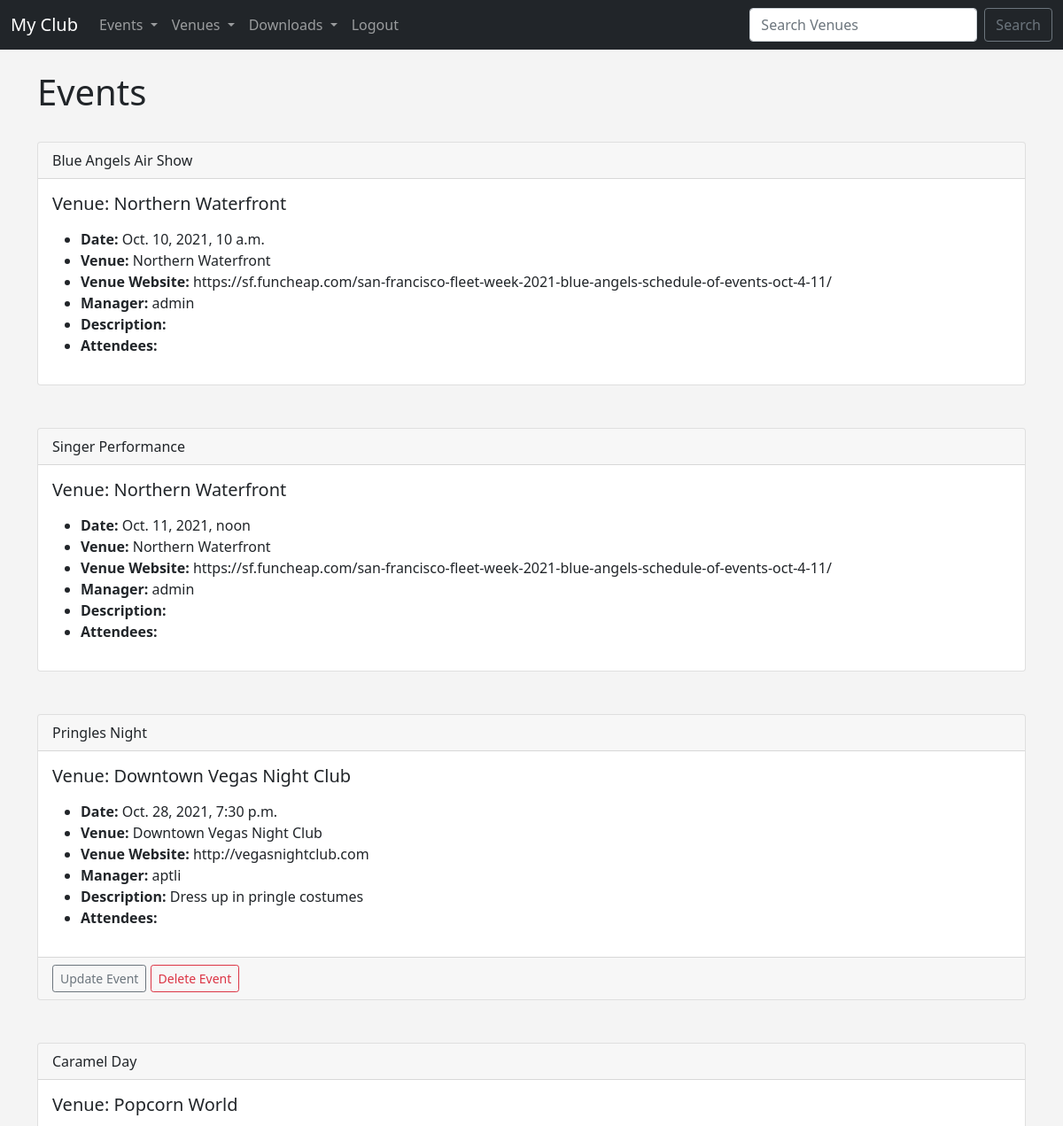
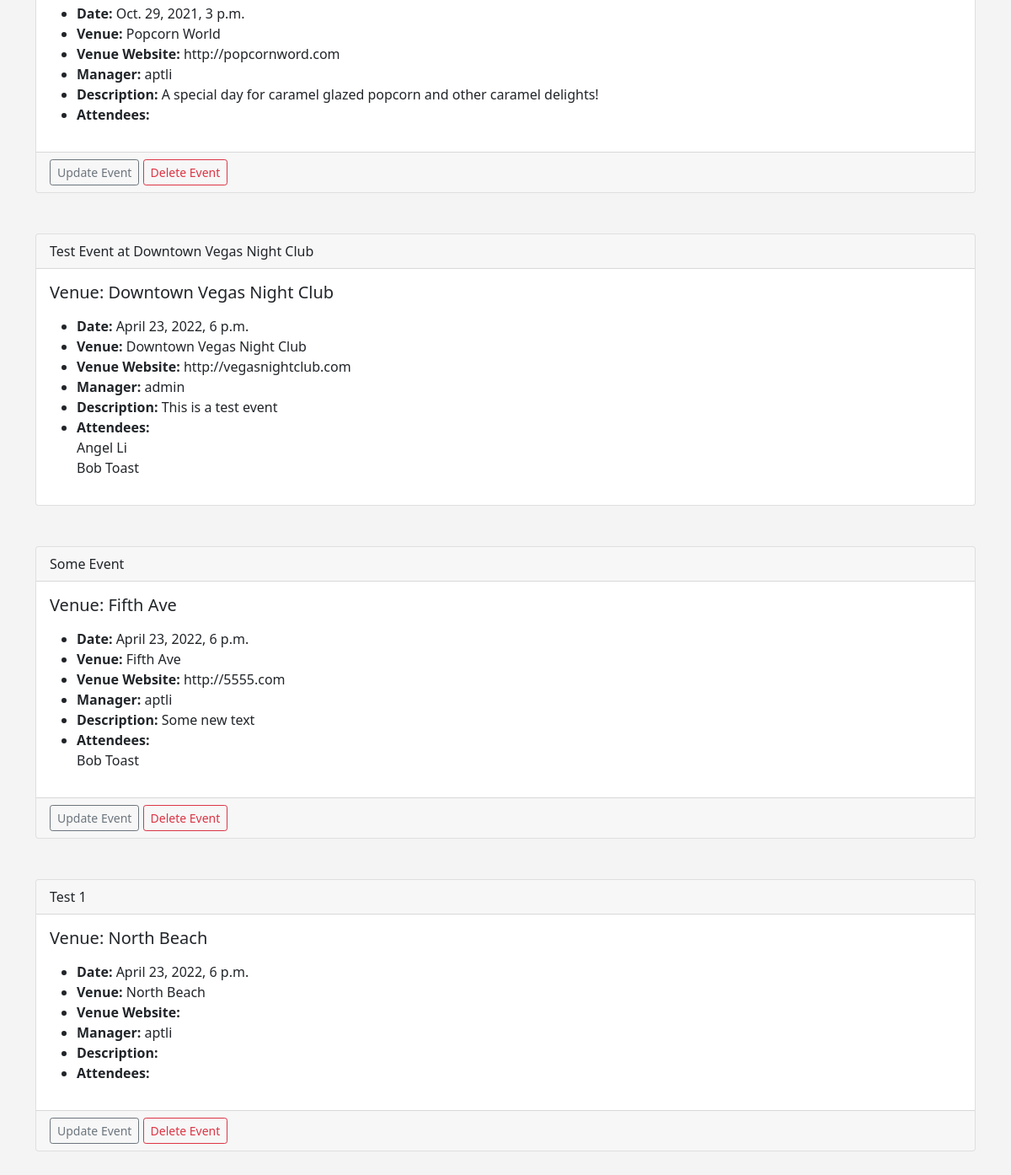
The app's page /events (signed in) with its own data (2 pictures, top to bottom).
### events/models.py (models this page shows)
class Event(models.Model):
    name = models.CharField('Event Name', max_length=120)
    event_date = models.DateTimeField('Event Date')
    venue = models.ForeignKey(
        Venue, blank=True, null=True, on_delete=models.CASCADE)
    manager = models.ForeignKey(User, blank=True, null=True, on_delete=models.SET_NULL)
    description = models.TextField(blank=True)
    attendees = models.ManyToManyField(MyClubUser, blank=True)
    def __str__(self):
        return self.name

class Venue(models.Model):
    name = models.CharField('Venue Name', max_length=120)
    address = models.CharField(max_length=300)
    zip_code = models.CharField('Zip Code', max_length=15)
    phone = models.CharField('Contact Phone', max_length=25, blank=True)
    web = models.URLField('Website Address', blank=True)
    email_address = models.EmailField('Email Address', blank=True)
    owner = models.IntegerField("Venue Owner", blank=False, default=1)
    def __str__(self):
        return self.name

class MyClubUser(models.Model):
    first_name = models.CharField(max_length=30)
    last_name = models.CharField(max_length=30)
    email = models.EmailField('User Email')
    def __str__(self):
        return self.first_name + ' ' + self.last_name

### events/views.py (the view)
# urls.py: path('events', views.all_events, name="list-events"),
def all_events(request):
    event_list = Event.objects.all().order_by('event_date')
    return render(request,
        'events/event_list.html', {
        "event_list": event_list})

### events/templates/events/event_list.html
{% extends 'events/base.html' %}
{% block content %}
<h1>Events</h1><br />
{% for event in event_list %}
  <div class="card">
    <div class="card-header">
      {{ event }}
    </div>
    <div class="card-body">
      <h5 class="card-title">Venue: {{ event.venue }}</h5>
      <p class="card-text">
        <ul>
          <li><strong>Date:</strong> {{ event.event_date }}</li>
          <li><strong>Venue:</strong> {{ event.venue }}</li>
          <li><strong>Venue Website:</strong> {{ event.venue.web }}</li>
          <li><strong>Manager:</strong> {{ event.manager }}</li>
          <li><strong>Description:</strong> {{ event.description }}</li>
          <li><strong>Attendees:</strong>
            {% for user in event.attendees.all %}
              <br />{{ user }}
            {% endfor %}
          </li>
        </ul>
      </p>
    </div>
      {% if user.is_authenticated %}
        {% if user == event.manager %}
          <div class="card-footer text-muted">
            <a href="{% url 'update-event' event.id %}" class="btn btn-outline-secondary btn-sm">Update Event</a>
            <a href="{% url 'delete-event' event.id %}" class="btn btn-outline-danger btn-sm">Delete Event</a>
          </div>
        {% endif %}
      {% endif %}
  </div>
  <br /><br />
{% endfor %}
{% endblock %}

### events/templates/events/base.html (style rules this page uses)
body { background: #f4f4f4 }

### records on screen
Event: name "Blue Angels Air Show", venue "Northern Waterfront", event_date "Oct. 10, 2021, 10 a.m.", venue.web "https://sf.funcheap.com/san-francisco-fleet-week-2021-blue-angels-schedule-of-events-oct-4-11/", manager "admin"
Event: name "Singer Performance", venue "Northern Waterfront", event_date "Oct. 11, 2021, noon", venue.web "https://sf.funcheap.com/san-francisco-fleet-week-2021-blue-angels-schedule-of-events-oct-4-11/", manager "admin"
Event: name "Pringles Night", venue "Downtown Vegas Night Club", event_date "Oct. 28, 2021, 7:30 p.m.", venue.web "http://vegasnightclub.com", manager "aptli", description "Dress up in pringle costumes", shows "Update Event"
Event: name "Caramel Day", venue "Popcorn World", event_date "Oct. 29, 2021, 3 p.m.", venue.web "http://popcornword.com", manager "aptli", description "A special day for caramel glazed popcorn and other caramel delights!", shows "Update Event"
Event: name "Test Event at Downtown Vegas Night Club", venue "Downtown Vegas Night Club", event_date "April 23, 2022, 6 p.m.", venue.web "http://vegasnightclub.com", manager "admin", description "This is a test event"
MyClubUser: first_name+last_name "Angel Li"
MyClubUser: first_name+last_name "Bob Toast"
Event: name "Some Event", venue "Fifth Ave", event_date "April 23, 2022, 6 p.m.", venue.web "http://5555.com", manager "aptli", description "Some new text", shows "Update Event"
Event: name "Test 1", venue "North Beach", event_date "April 23, 2022, 6 p.m.", manager "aptli", shows "Update Event"
